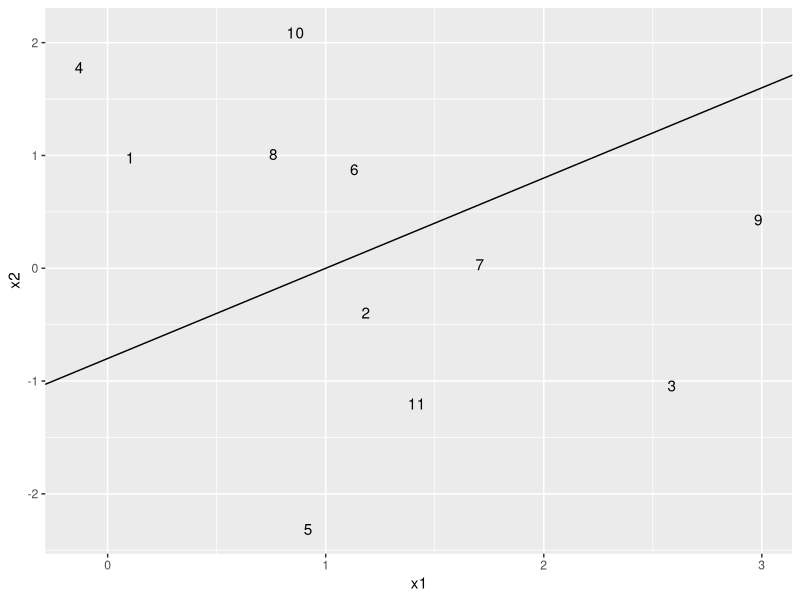
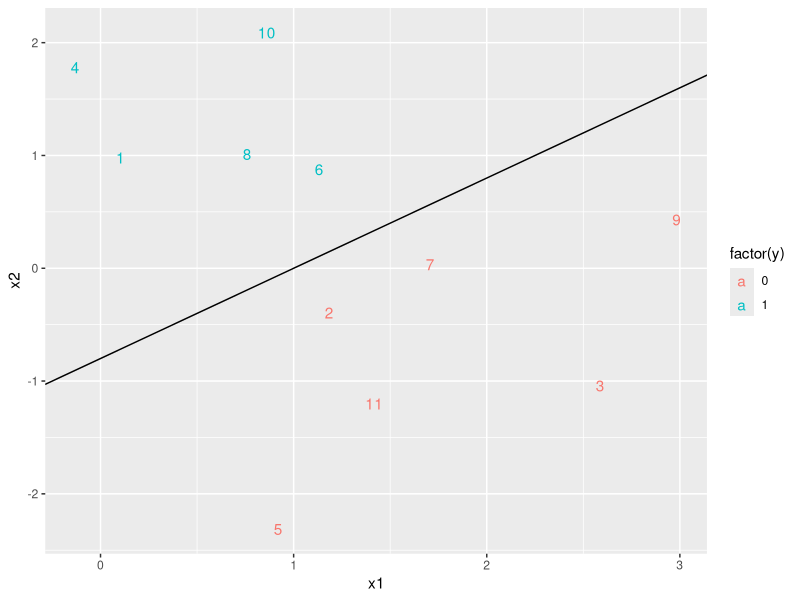
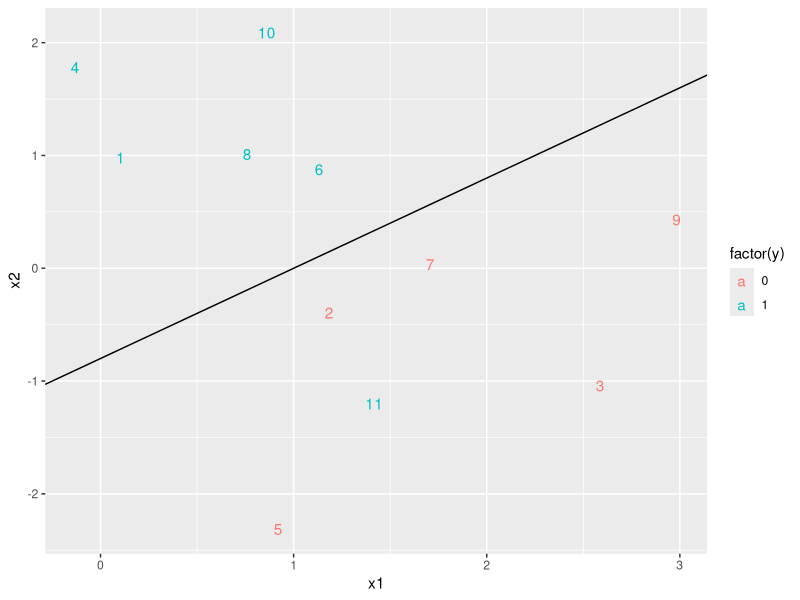
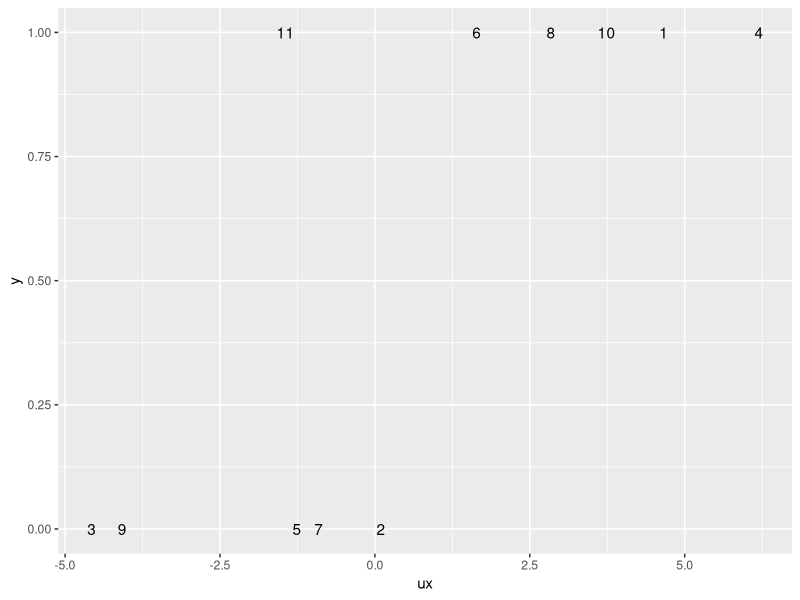

The R source for these figures, in order: (Note: this script raises an error after producing the figures.)
library(tidyr);library(dplyr)
library(ggplot2)

set.seed(2)

x1 <- rnorm(11,1,1)
x2 <- rnorm(11,0,1)

dat1 <- tbl_df(cbind(x1,x2))
# dat1[12,] <- t(c(1,0))
# dat1[13,] <- t(c(2,0.8))

ggplot(dat1, aes(x=x1,y=x2))+
  geom_text(
    label=rownames(dat1),
    check_overlap = T
  )+
  geom_abline(aes(intercept = -0.8, slope = 0.8))

group1 <- c(1,4,6,8,10)
dat1[group1,"y"] <- 1
dat1[rownames(dat1)[-group1],"y"] <- 0

ggplot(dat1, aes(x=x1,y=x2, color = factor(y)))+
  geom_text(
    label=rownames(dat1),
    check_overlap = T
  )+
  geom_abline(aes(intercept = -0.8, slope = 0.8))

glm(y~x1+x2,dat1,family = binomial(link = "logit"))

dat1[11,"y"] <- 1

ggplot(dat1, aes(x=x1,y=x2, color = factor(y)))+
  geom_text(
    label=rownames(dat1),
    check_overlap = T
  )+
  geom_abline(aes(intercept = -0.8, slope = 0.8))

mod2 <- glm(y~x1+x2,dat1,family = binomial(link = "logit"))

ux <- predict(mod2,type = "link")

dat2 <- tbl_df(cbind(ux,y=dat1$y))
ggplot(data = dat2, aes(x=ux,y=y))+
  geom_text(
    label=rownames(dat1),
    check_overlap = T
  )















# DATA VASO ---------------------------------------------------------------

data(vaso, package="catdata")
vaso <- tbl_df(vaso)
vaso$vaso[vaso$vaso==2] <- 0

plot1 <- ggplot(data = vaso, aes(x = vol, y = rate, color=factor(vaso))) +
  geom_point()+
  geom_text(
    data = vaso[c(4,18,29),], aes(x = vol, y = rate),
    label = c(4,18,29), hjust = 0.5, vjust = 1.3
    # check_overlap = T
  )+
  theme(panel.background = element_rect(fill = "white", colour = "grey50"),
        legend.key = element_rect(fill = "white"),
        legend.position = "none")+
  xlab("ln of Volume") + ylab("ln of Rate")+
  geom_abline(intercept = 0.77, slope = -1.1, linetype="dashed")+
  scale_color_manual("", labels = c("0", "1"), values = c("#E69F00", "#00AFBB"))

plot1
# tikz(file = "separation_vaso.tex", standAlone=F,width = 6.5, height = 3)
# endoffile <- dev.off() 

vaso[c(4,18,29),"vaso"] = 1
# vaso[c(29),"vaso"] = 1
mod0 <- glm(factor(vaso)~vol+rate, data = vaso,
            family = binomial(link = "logit"))
logLik(mod0)
ux <- predict(mod0,type = "link")
# ux[4] <- -3.1

ux1 <- predict(mod0,type = "response")

vaso1 <- vaso
vaso1[c(4,18,29),"vaso"] = 0
mod1 <- glm(factor(vaso)~vol+rate, data = vaso1,
            family = binomial(link = "logit"))
# ux1 <- predict(mod1,type = "link")
ux11 <- predict(mod1,type = "response")

dat2 <- tbl_df(cbind(ux,y=vaso$vaso))
dat2$color <- 1
dat2$color[c(4,18,29)] <- 3

dat3 <- dat2[c(4,18,29),]
dat3$tag <- c(4,18,29)
dat3$y <- c(0,0,0)
dat3[1,1] <- -3.1

dat4 <- dat2[c(4,18,29),]
dat4[1,1] <- -3.1

plot2 <- ggplot(data = dat2, aes(x=ux,y=y))+
  geom_point(data=dat4,aes(x=ux,y=y),color="#00AFBB")+
  geom_point(data = dat2[-c(4,18,29),],aes(x=ux,y=y),color="gray")+
  geom_point(data= dat3, aes(x=ux,y=y), color="#E69F00")+
  geom_text(
    # size = 3,
    color="#E69F00",
    data = dat3, aes(x = ux, y = y),
    label = c(4,18,29), hjust = 0.5, vjust = 1.3
    # check_overlap = T
  )+
  geom_text(
    # size = 2,
    color="#00AFBB",
    data = dat4, aes(x = ux, y = y,color=factor(color)),
    label = c(4,18,29), hjust = 0.5, vjust = 1.3
    # check_overlap = T
  )+
  geom_line(aes(x=ux,y=ux1),color="#00AFBB")+
  geom_line(aes(x=ux,y=ux11),color="#E69F00")+
  # geom_vline(xintercept = 0.65)+
  # scale_color_manual("", labels = c("0", "1"), values = c("#E69F00", "#00AFBB"))+
  theme(panel.background = element_rect(fill = "white", colour = "grey50"),
        legend.key = element_rect(fill = "white"),
        legend.position = "none")+
  xlab("xu") + ylab("y") + ylim(-0.03,1)
plot2
# tikz(file = "vaso_sep.tex", standAlone=F,width = 6.5, height = 3)
# endoffile <- dev.off() 

library(ggpubr)
ggarrange(plot1,plot2,ncol = 2, nrow = 1, labels = c("",""))

